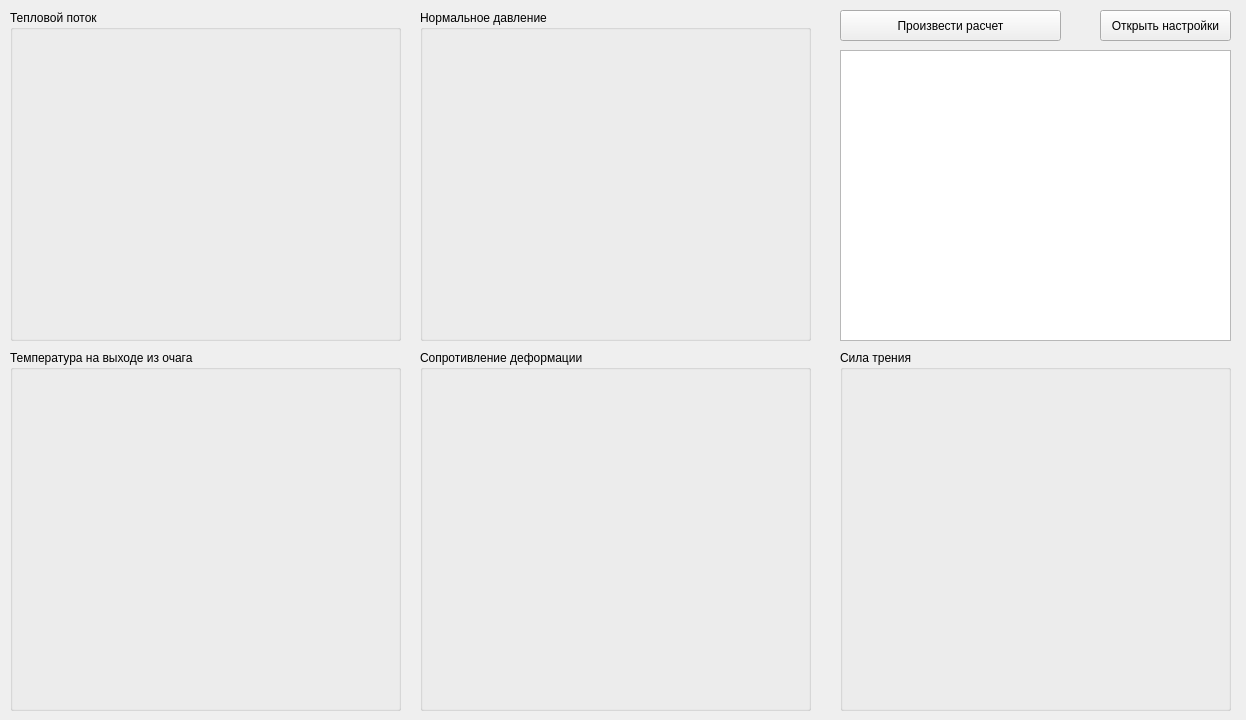
<?xml version="1.0" encoding="UTF-8"?>
<ui version="4.0">
 <class>MainWindow</class>
 <widget class="QMainWindow" name="MainWindow">
  <property name="geometry">
   <rect>
    <x>0</x>
    <y>0</y>
    <width>1246</width>
    <height>720</height>
   </rect>
  </property>
  <property name="windowTitle">
   <string>Расчет теплового режима</string>
  </property>
  <widget class="QWidget" name="centralWidget">
   <widget class="QPushButton" name="pushButton">
    <property name="geometry">
     <rect>
      <x>840</x>
      <y>10</y>
      <width>221</width>
      <height>31</height>
     </rect>
    </property>
    <property name="text">
     <string>Произвести расчет</string>
    </property>
   </widget>
   <widget class="QTableWidget" name="tableWidget">
    <property name="geometry">
     <rect>
      <x>840</x>
      <y>50</y>
      <width>391</width>
      <height>291</height>
     </rect>
    </property>
    <property name="maximumSize">
     <size>
      <width>391</width>
      <height>16777215</height>
     </size>
    </property>
    <property name="wordWrap">
     <bool>false</bool>
    </property>
    <property name="cornerButtonEnabled">
     <bool>false</bool>
    </property>
   </widget>
   <widget class="QGroupBox" name="groupBox">
    <property name="geometry">
     <rect>
      <x>10</x>
      <y>350</y>
      <width>391</width>
      <height>361</height>
     </rect>
    </property>
    <property name="title">
     <string>Температура на выходе из очага</string>
    </property>
    <widget class="QCustomPlot" name="widget_T" native="true">
     <property name="geometry">
      <rect>
       <x>10</x>
       <y>20</y>
       <width>371</width>
       <height>331</height>
      </rect>
     </property>
    </widget>
   </widget>
   <widget class="QGroupBox" name="groupBox_2">
    <property name="geometry">
     <rect>
      <x>10</x>
      <y>10</y>
      <width>391</width>
      <height>331</height>
     </rect>
    </property>
    <property name="title">
     <string>Тепловой поток</string>
    </property>
    <widget class="QCustomPlot" name="widget_q" native="true">
     <property name="geometry">
      <rect>
       <x>10</x>
       <y>20</y>
       <width>371</width>
       <height>301</height>
      </rect>
     </property>
    </widget>
   </widget>
   <widget class="QGroupBox" name="groupBox_3">
    <property name="geometry">
     <rect>
      <x>420</x>
      <y>10</y>
      <width>391</width>
      <height>331</height>
     </rect>
    </property>
    <property name="title">
     <string>Нормальное давление</string>
    </property>
    <widget class="QCustomPlot" name="widget_px" native="true">
     <property name="geometry">
      <rect>
       <x>10</x>
       <y>20</y>
       <width>371</width>
       <height>301</height>
      </rect>
     </property>
    </widget>
   </widget>
   <widget class="QGroupBox" name="groupBox_4">
    <property name="geometry">
     <rect>
      <x>420</x>
      <y>350</y>
      <width>391</width>
      <height>361</height>
     </rect>
    </property>
    <property name="title">
     <string>Сопротивление деформации</string>
    </property>
    <widget class="QCustomPlot" name="widget_KDef" native="true">
     <property name="geometry">
      <rect>
       <x>10</x>
       <y>20</y>
       <width>371</width>
       <height>331</height>
      </rect>
     </property>
    </widget>
   </widget>
   <widget class="QGroupBox" name="groupBox_5">
    <property name="geometry">
     <rect>
      <x>840</x>
      <y>350</y>
      <width>391</width>
      <height>361</height>
     </rect>
    </property>
    <property name="title">
     <string>Сила трения</string>
    </property>
    <widget class="QCustomPlot" name="widget_tauCont" native="true">
     <property name="geometry">
      <rect>
       <x>10</x>
       <y>20</y>
       <width>371</width>
       <height>331</height>
      </rect>
     </property>
    </widget>
   </widget>
   <widget class="QPushButton" name="openSettings">
    <property name="geometry">
     <rect>
      <x>1100</x>
      <y>10</y>
      <width>131</width>
      <height>31</height>
     </rect>
    </property>
    <property name="text">
     <string>Открыть настройки</string>
    </property>
   </widget>
  </widget>
 </widget>
 <layoutdefault spacing="6" margin="11"/>
 <customwidgets>
  <customwidget>
   <class>QCustomPlot</class>
   <extends>QWidget</extends>
   <header>qcustomplot.h</header>
   <container>1</container>
  </customwidget>
 </customwidgets>
 <resources/>
 <connections/>
</ui>
